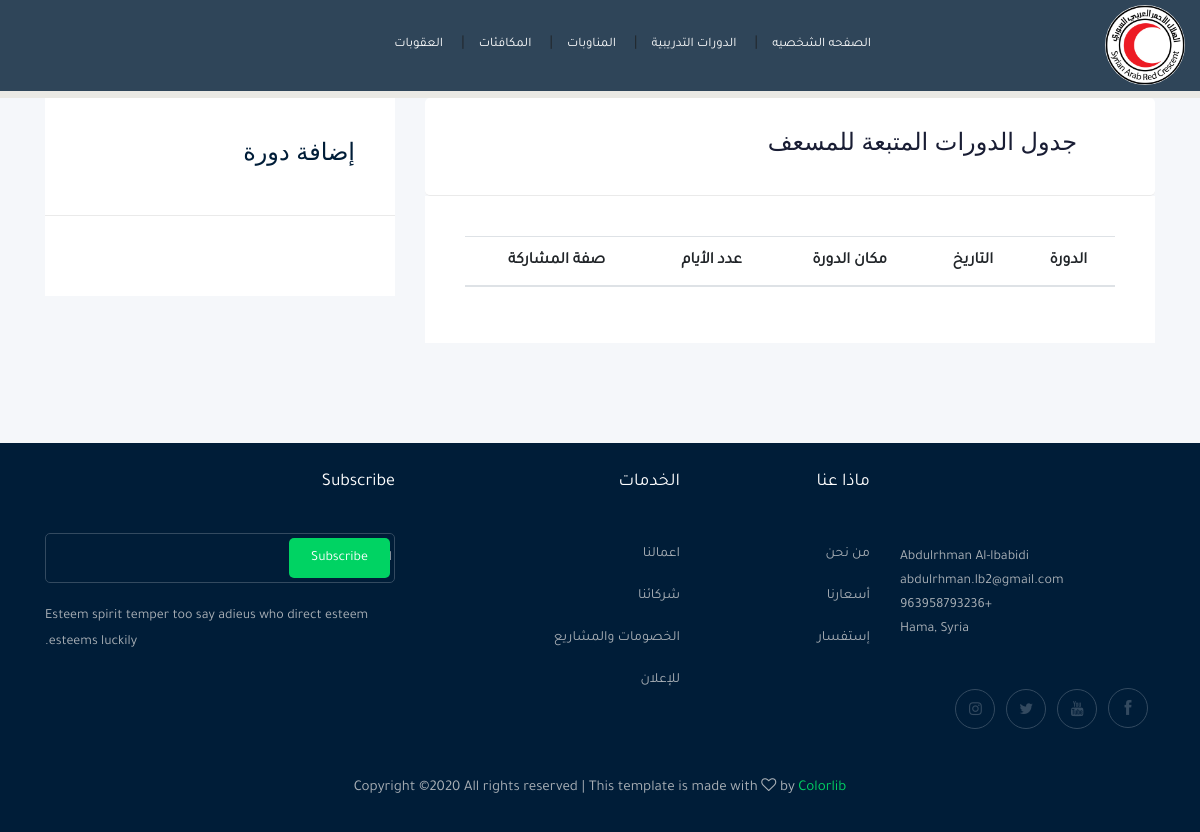
Before: /accounts/1/cources/ with the older database file.
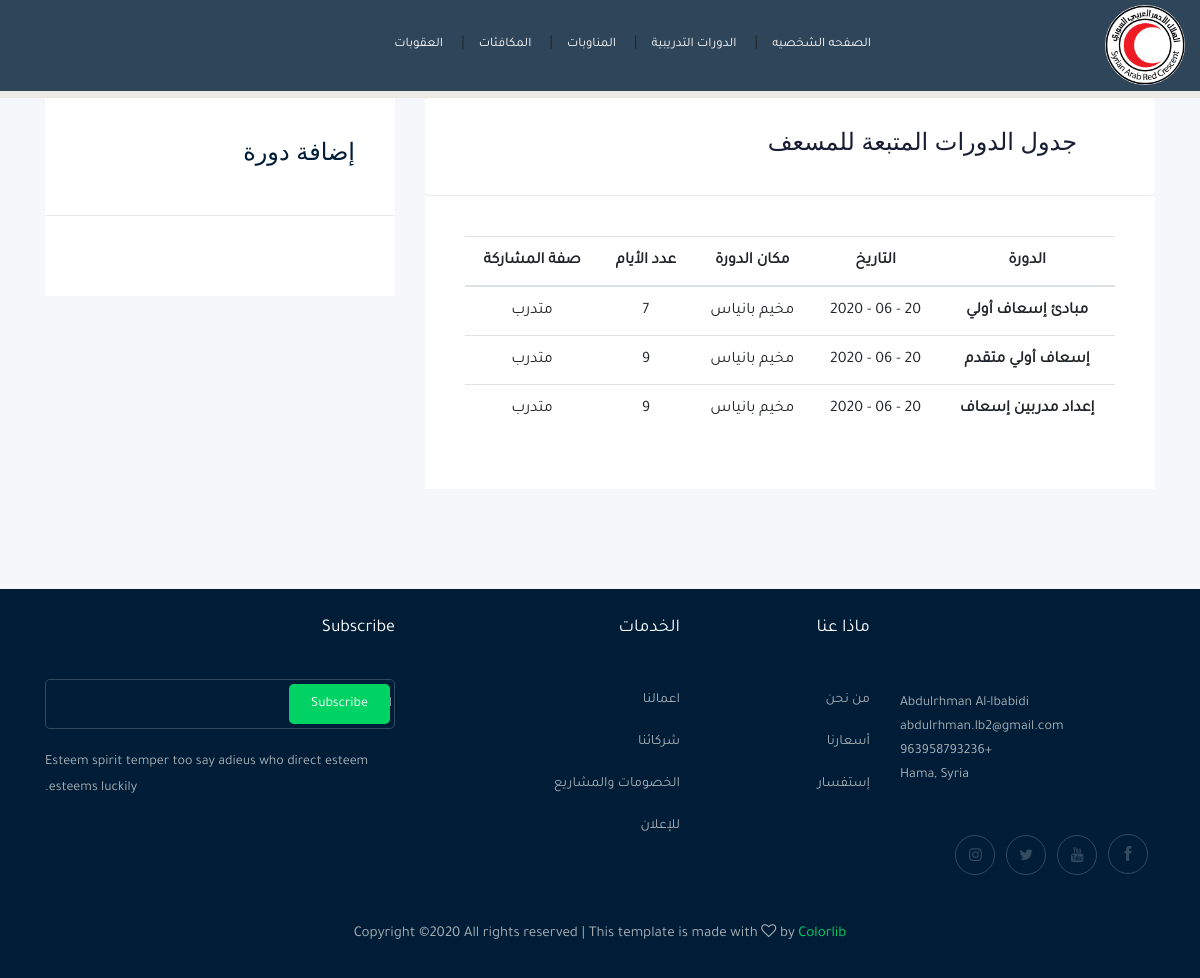
After: the same page with the newer database file.
### accounts/models.py (models this page shows, shortened)
class Cource(models.Model):
    ADJ = [
        ("منسق دورة" , "منسق دورة"),
        ("مدرب" , "مدرب"),
        ("متدرب" , "متدرب"),
        ("لوجستي" , "لوجستي"),
    ]
    user = models.ForeignKey(User, verbose_name=_("المستخدم"), on_delete=models.CASCADE)
    cource = models.ForeignKey("Cources", verbose_name=_("الدورة"), on_delete=models.CASCADE)
    cource_date = models.DateField(_("تاريخ الدورة"))
    cource_place = models.CharField(_("مكان الدورة"), max_length=50)
    cource_day = models.IntegerField(_("عدد أيام الدورة"))
    adj = models.CharField(_("صفة المشاركة "), max_length=50 , choices= ADJ)
    class Meta:
        verbose_name = _("Cource")
        verbose_name_plural = _("Cources")

class Cources(models.Model):
    cources = models.CharField(_("اسم الدورة"), max_length=50)
    class Meta:
        verbose_name = _("Cources")
        verbose_name_plural = _("Courcess")
    def __str__(self):
        return self.cources

### accounts/views.py (the view)
# urls.py: path('<int:id>/cources/', views.cources , name='cources'),
def cources(requert , id):
    cor = Cource.objects.filter(user=id)
    return render(requert, 'cources.html' , {
       'cor' : cor ,
    })

### accounts/templates/cources.html (shortened to what this page needs)
{% extends 'base.html' %}
{% load static %}
{% block body %}
<div dir="rtl">
<div class="catagory_area ">
</div>
<div class="job_details_area">
<div class="container">
    <div class="row">
        <div class="col-lg-8">
            <div class="job_details_header">
                <div class="single_jobs white-bg d-flex justify-content-between">
                    <div class="jobs_left d-flex align-items-center">
                        <div class="jobs_conetent">
                            <a href="#" ><h4>جدول الدورات المتبعة للمسعف <b>{{user.profile.name}}</b></h4></a>
                        </div>
                    </div>
                </div>
            </div>
            <div class="descript_wrap white-bg">
                <div class="white-card white-card-inner">
                    <div class="single_wrap">
                        <table class="table" style="text-align:center;">
                            <thead>
                                <tr>
                                <th scope="col">الدورة</th>
                                <th scope="col">التاريخ</th>
                                <th scope="col">مكان الدورة</th>
                                <th scope="col">عدد الأيام</th>
                                <th scope="col">صفة المشاركة</th>
                                </tr>
                            </thead>
                            <tbody>
                                {% for cors in cor %}
                                <tr>
                                <th scope="row">{{cors.cource}}</th>
                                <td>{{cors.cource_date|date:"d - m - Y"}}</td>
                                <td>{{cors.cource_place}}</td>
                                <td>{{cors.cource_day}}</td>
                                <td>{{cors.adj}}</td>
                                </tr>
                                {% endfor %}
                            </tbody>
                            </table>
                    </div>
                </div>
            </div>
        </div>
        <div class="col-lg-4">
            <div class="job_sumary">
                <div class="summery_header">
                    <h3>إضافة دورة</h3>
                </div>
                <div class="job_content">
                </div>
            </div>
        </div>
    </div>
</div>
</div>
</div>
{% endblock body %}

### templates/base.html (shortened to what this page needs)
{% load static %}
<!doctype html>
<html class="no-js" lang="zxx">
<head>
    <link rel="stylesheet" href="{% static 'static_file/css/bootstrap1.min.css' %}">
    <link rel="stylesheet" href="{% static 'static_file/css/owl.carousel.min.css' %}">
    <link rel="stylesheet" href="{% static 'static_file/css/magnific-popup.css' %}">
    <link rel="stylesheet" href="{% static 'static_file/css/font-awesome.min.css' %}">
    <link rel="stylesheet" href="{% static 'static_file/css/themify-icons.css' %}">
    <link rel="stylesheet" href="{% static 'static_file/css/nice-select2.css' %}">
    <link rel="stylesheet" href="{% static 'static_file/css/flaticon.css' %}">
    <link rel="stylesheet" href="{% static 'static_file/css/gijgo.css' %}">
    <link rel="stylesheet" href="{% static 'static_file/css/animate.min.css' %}">
    <link rel="stylesheet" href="{% static 'static_file/css/slicknav.css' %}">
    <link rel="stylesheet" href="{% static 'static_file/css/style.css'%}">
    <link rel="stylesheet" href="https://cdnjs.cloudflare.com/ajax/libs/datepicker/0.6.5/datepicker.min.css" />
</head>
<body>
<div dir="rtl">
<header>
<div class="header-area ">
    <div id="sticky-header" class="main-header-area">
        <div class="container-fluid " style="background-color: rgba(0, 29, 56, 0.8);" >
            <div class="header_bottom_border">
                <div class="row align-items-center">
                    <div class="col-xl-3 col-lg-2">
                        <div class="logo" style="text-align: -webkit-auto;">
                            <a href="index.html">
                                <img src="{% static 'images/fa.jpg'  %}" alt="" style="width:80px;">
                            </a>
                        </div>
                    </div>
                    <div class="col-xl-6 col-lg-7">
                        <div class="main-menu  d-none d-lg-block">
                            <nav>
                                <ul id="navigation">
                                    <li><a href="{% url 'accounts:home'%}">الصفحه الشخصيه</a></li>|
                                    {% if user.id is not None %}
                                    <li><a href="{% url 'accounts:cources' user.id %}">الدورات التدريبية</a></li>|
                                    {% else %}
                                    <li><a href="">الدورات التدريبية</a></li>|
                                    {% endif %}
                                    <li><a href="">المناوبات </a></li>|
                                    <li><a href="">المكافئات</a></li>|
                                     <li><a href="">العقوبات</a></li>
                                </ul>
                            </nav>
                        </div>
                    </div>
                    <div class="col-xl-3 col-lg-3 d-none d-lg-block">
                    </div>
                    <div class="col-12">
                    </div>
                </div>
            </div>
        </div>
    </div>
</div>
</header>
{% block body %}
{% endblock body %}
<footer class="footer">
<div class="footer_top">
<div class="container">
    <div class="row">
        <div class="col-xl-3 col-md-6 col-lg-3">
            <div class="footer_widget wow fadeInUp" data-wow-duration="1s" data-wow-delay=".3s">
                <div class="footer_logo">
                </div>
                <p>
                    Abdulrhman Al-lbabidi <br>
                    abdulrhman.lb2@gmail.com <br>
                    +963958793236 <br>
                    Hama, Syria
                </p>
                <div class="socail_links">
                    <ul>
                        <li>
                            <a href="">
                                <i class="ti-facebook"></i>
                            </a>
                        </li>
                        <li>
                            <a href="">
                                <i class="fa fa-youtube"></i>
                            </a>
                        </li>
                        <li>
                            <a href="">
                                <i class="fa fa-twitter"></i>
                            </a>
                        </li>
                        <li>
                            <a href="">
                                <i class="fa fa-instagram"></i>
                            </a>
                        </li>
                    </ul>
                </div>
            </div>
        </div>
        <div class="col-xl-2 col-md-6 col-lg-2">
            <div class="footer_widget wow fadeInUp" data-wow-duration="1.1s" data-wow-delay=".4s">
                <h3 class="footer_title">
                    ماذا عنا
                </h3>
                <ul>
                    <li><a href="">من نحن </a></li>
                    <li><a href=""> أسعارنا</a></li>
                    <li><a href="">إستفسار</a></li>
                </ul>
            </div>
        </div>
        <div class="col-xl-3 col-md-6 col-lg-3">
            <div class="footer_widget wow fadeInUp" data-wow-duration="1.2s" data-wow-delay=".5s">
                <h3 class="footer_title">
                    الخدمات
                </h3>
                <ul>
                    <li><a href="">اعمالنا</a></li>
                    <li><a href="">شركائنا</a></li>
                    <li><a href="">الخصومات والمشاريع</a></li>
                    <li><a href="">للإعلان</a></li>
                </ul>
            </div>
        </div>
        <div class="col-xl-4 col-md-6 col-lg-4">
            <div class="footer_widget wow fadeInUp" data-wow-duration="1.3s" data-wow-delay=".6s">
                <h3 class="footer_title">
                    Subscribe
                </h3>
                <form action="#" class="newsletter_form">
                    <input type="text" placeholder="Enter your mail">
                    <button type="submit">Subscribe</button>
                </form>
                <p class="newsletter_text">Esteem spirit temper too say adieus who direct esteem esteems
                    luckily.</p>
            </div>
        </div>
    </div>
</div>
</div>
<div class="copy-right_text wow fadeInUp" data-wow-duration="1.4s" data-wow-delay=".3s">
<div class="container">
    <div class="row">
        <div class="col-xl-12">
            <p class="copy_right text-center">
Copyright &copy;<script>document.write(new Date().getFullYear());</script> All rights reserved | This template is made with <i class="fa fa-heart-o" aria-hidden="true"></i> by <a href="https://colorlib.com" target="_blank">Colorlib</a>
            </p>
        </div>
    </div>
</div>
</div>
</footer>
</body>
</html>

Changed rows visible on the page:
added Cource: cource "مبادئ إسعاف أولي", cource_date "20 - 06 - 2020", cource_place "مخيم بانياس", cource_day "7", adj "متدرب"
added Cource: cource "إسعاف أولي متقدم", cource_date "20 - 06 - 2020", cource_place "مخيم بانياس", cource_day "9", adj "متدرب"
added Cource: cource "إعداد مدربين إسعاف", cource_date "20 - 06 - 2020", cource_place "مخيم بانياس", cource_day "9", adj "متدرب"
